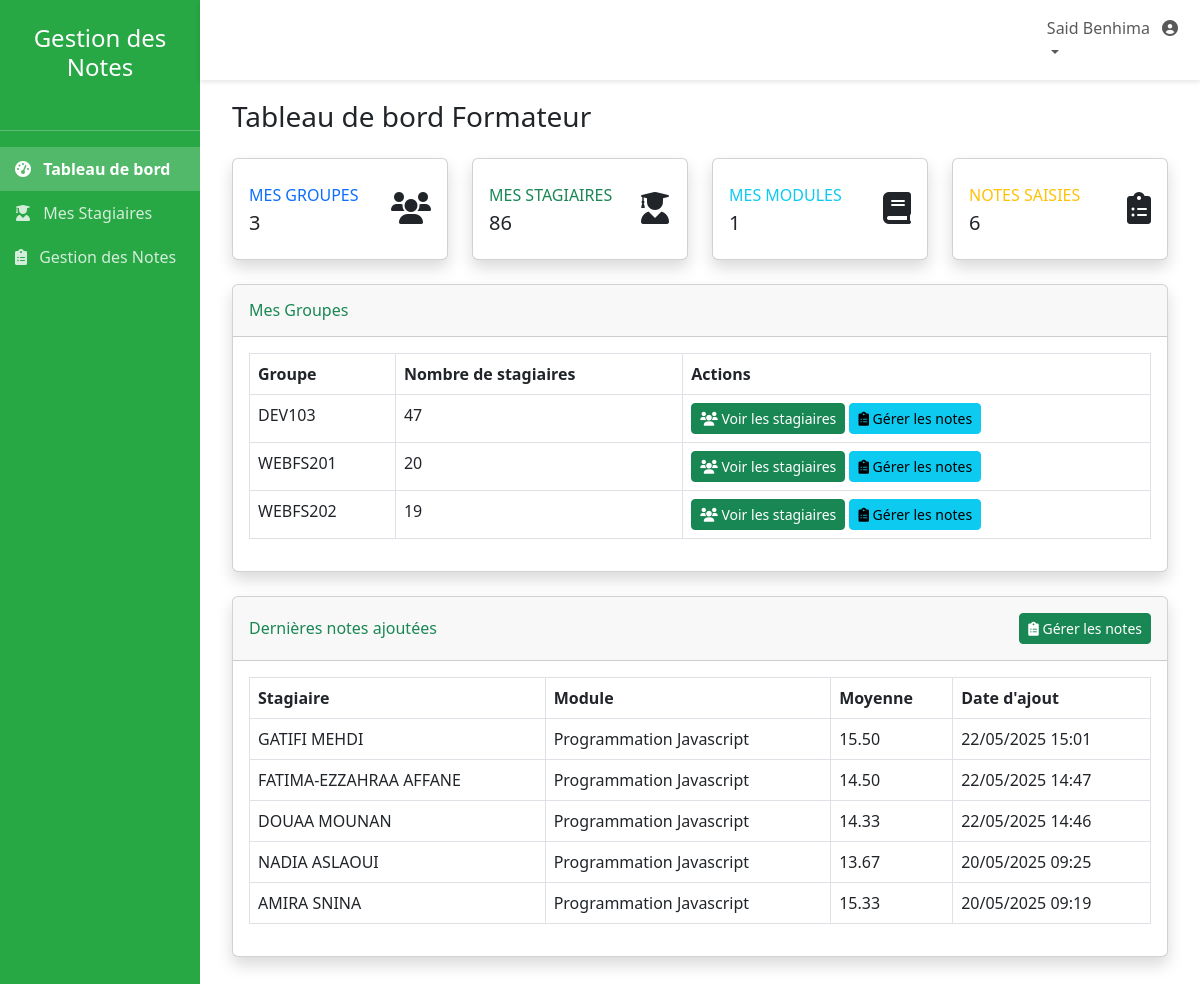
The app's page /formateur/dashboard.php (signed in) with its own data.
### tables this page shows
CREATE TABLE `Groupe` (
  `id_Groupe` int(11) NOT NULL,
  `nom_Groupe` varchar(100) DEFAULT NULL
);

CREATE TABLE `Note` (
  `id_note` int(11) NOT NULL,
  `id_stagiaire` bigint(110) UNSIGNED DEFAULT NULL,
  `id_module` int(11) DEFAULT NULL,
  `id_formateur` int(11) DEFAULT NULL,
  `note1` decimal(5,2) DEFAULT NULL,
  `note2` decimal(5,2) DEFAULT NULL,
  `note3` decimal(5,2) DEFAULT NULL,
  `EFM` decimal(5,2) DEFAULT NULL,
  `Moyenne` decimal(5,2) DEFAULT NULL,
  `date_creation` datetime DEFAULT current_timestamp(),
  `date_modification` datetime DEFAULT current_timestamp() ON UPDATE current_timestamp()
);

CREATE TABLE `Stagiaire` (
  `id_stagiaire` bigint(110) UNSIGNED NOT NULL,
  `nom` varchar(100) DEFAULT NULL,
  `prenom` varchar(100) DEFAULT NULL,
  `genre` enum('F','H') DEFAULT NULL,
  `date_naissance` date DEFAULT NULL,
  `annee_etude` enum('1ere','2eme','3eme') DEFAULT NULL,
  `email` varchar(100) DEFAULT NULL,
  `id_Filiere` int(11) DEFAULT NULL,
  `id_Groupe` int(11) DEFAULT NULL,
  `mot_de_passe` varchar(255) DEFAULT NULL
);

CREATE TABLE `Module` (
  `id_module` int(11) NOT NULL,
  `nom_module` varchar(100) DEFAULT NULL
);

### formateur/dashboard.php (the view, shortened to what this page needs)
<?php
require_once '../config/database.php';
include '../includes/header.php';
$formateur_id = $_SESSION['user_id'];
$stats = [
    'stagiaires' => 0,
    'modules' => 0,
    'notes' => 0,
    'groupes' => 0
];
$stmt = $conn->prepare("
    SELECT COUNT(DISTINCT id_groupe) as count
    FROM formateur_groupe
    WHERE id_formateur = ?
");
$stmt->bind_param("i", $formateur_id);
$stmt->execute();
$result = $stmt->get_result();
if ($result) {
    $stats['groupes'] = $result->fetch_assoc()['count'];
}
$stmt = $conn->prepare("
    SELECT COUNT(DISTINCT s.id_stagiaire) as count
    FROM Stagiaire s
    JOIN formateur_groupe fg ON s.id_Groupe = fg.id_groupe
    WHERE fg.id_formateur = ?
");
$stmt->bind_param("i", $formateur_id);
$stmt->execute();
$result = $stmt->get_result();
if ($result) {
    $stats['stagiaires'] = $result->fetch_assoc()['count'];
}
$stmt = $conn->prepare("
    SELECT COUNT(DISTINCT id_module) as count
    FROM Module_Filiere_Formateur
    WHERE id_formateur = ?
");
$stmt->bind_param("i", $formateur_id);
$stmt->execute();
$result = $stmt->get_result();
if ($result) {
    $stats['modules'] = $result->fetch_assoc()['count'];
}
$stmt = $conn->prepare("
    SELECT COUNT(*) as count
    FROM Note
    WHERE id_formateur = ?
");
$stmt->bind_param("i", $formateur_id);
$stmt->execute();
$result = $stmt->get_result();
if ($result) {
    $stats['notes'] = $result->fetch_assoc()['count'];
}
$recent_notes = [];
$stmt = $conn->prepare("
    SELECT n.id_note, s.nom as stagiaire_nom, s.prenom as stagiaire_prenom,
           m.nom_module, n.Moyenne, n.date_creation
    FROM Note n
    JOIN Stagiaire s ON n.id_stagiaire = s.id_stagiaire
    JOIN Module m ON n.id_module = m.id_module
    WHERE n.id_formateur = ?
    ORDER BY n.date_creation DESC
    LIMIT 5
");
$stmt->bind_param("i", $formateur_id);
$stmt->execute();
$result = $stmt->get_result();
if ($result) {
    while ($row = $result->fetch_assoc()) {
        $recent_notes[] = $row;
    }
}
$groupes = [];
$stmt = $conn->prepare("
    SELECT g.id_Groupe, g.nom_Groupe, COUNT(s.id_stagiaire) as nb_stagiaires
    FROM formateur_groupe fg
    JOIN Groupe g ON fg.id_groupe = g.id_Groupe
    LEFT JOIN Stagiaire s ON g.id_Groupe = s.id_Groupe
    WHERE fg.id_formateur = ?
    GROUP BY g.id_Groupe
    ORDER BY g.nom_Groupe
");
$stmt->bind_param("i", $formateur_id);
$stmt->execute();
$result = $stmt->get_result();
if ($result) {
    while ($row = $result->fetch_assoc()) {
        $groupes[] = $row;
    }
}
?>
<div class="container-fluid">
    <h1 class="h3 mb-4 text-gray-800">Tableau de bord Formateur</h1>
    <div class="row">
        <div class="col-xl-3 col-md-6 mb-4">
            <div class="card border-left-primary shadow h-100 py-2">
                <div class="card-body">
                    <div class="row no-gutters align-items-center">
                        <div class="col mr-2">
                            <div class="text-xs font-weight-bold text-primary text-uppercase mb-1">Mes Groupes</div>
                            <div class="h5 mb-0 font-weight-bold text-gray-800"><?php echo $stats['groupes']; ?></div>
                        </div>
                        <div class="col-auto">
                            <i class="fas fa-users fa-2x text-gray-300"></i>
                        </div>
                    </div>
                </div>
            </div>
        </div>
        <div class="col-xl-3 col-md-6 mb-4">
            <div class="card border-left-success shadow h-100 py-2">
                <div class="card-body">
                    <div class="row no-gutters align-items-center">
                        <div class="col mr-2">
                            <div class="text-xs font-weight-bold text-success text-uppercase mb-1">Mes Stagiaires</div>
                            <div class="h5 mb-0 font-weight-bold text-gray-800"><?php echo $stats['stagiaires']; ?></div>
                        </div>
                        <div class="col-auto">
                            <i class="fas fa-user-graduate fa-2x text-gray-300"></i>
                        </div>
                    </div>
                </div>
            </div>
        </div>
        <div class="col-xl-3 col-md-6 mb-4">
            <div class="card border-left-info shadow h-100 py-2">
                <div class="card-body">
                    <div class="row no-gutters align-items-center">
                        <div class="col mr-2">
                            <div class="text-xs font-weight-bold text-info text-uppercase mb-1">Mes Modules</div>
                            <div class="h5 mb-0 font-weight-bold text-gray-800"><?php echo $stats['modules']; ?></div>
                        </div>
                        <div class="col-auto">
                            <i class="fas fa-book fa-2x text-gray-300"></i>
                        </div>
                    </div>
                </div>
            </div>
        </div>
        <div class="col-xl-3 col-md-6 mb-4">
            <div class="card border-left-warning shadow h-100 py-2">
                <div class="card-body">
                    <div class="row no-gutters align-items-center">
                        <div class="col mr-2">
                            <div class="text-xs font-weight-bold text-warning text-uppercase mb-1">Notes Saisies</div>
                            <div class="h5 mb-0 font-weight-bold text-gray-800"><?php echo $stats['notes']; ?></div>
                        </div>
                        <div class="col-auto">
                            <i class="fas fa-clipboard-list fa-2x text-gray-300"></i>
                        </div>
                    </div>
                </div>
            </div>
        </div>
    </div>
    <div class="row">
        <div class="col-12">
            <div class="card shadow mb-4">
                <div class="card-header py-3 d-flex flex-row align-items-center justify-content-between">
                    <h6 class="m-0 font-weight-bold text-success">Mes Groupes</h6>
                </div>
                <div class="card-body">
                    <div class="table-responsive">
                        <table class="table table-bordered" width="100%" cellspacing="0">
                            <thead>
                                <tr>
                                    <th>Groupe</th>
                                    <th>Nombre de stagiaires</th>
                                    <th>Actions</th>
                                </tr>
                            </thead>
                            <tbody>
                                <?php if (empty($groupes)): ?>
                                    <tr>
                                        <td colspan="3" class="text-center">Aucun groupe trouvé</td>
                                    </tr>
                                <?php else: ?>
                                    <?php foreach ($groupes as $groupe): ?>
                                        <tr>
                                            <td><?php echo htmlspecialchars($groupe['nom_Groupe']); ?></td>
                                            <td><?php echo $groupe['nb_stagiaires']; ?></td>
                                            <td>
                                                <a href="stagiaires.php?groupe=<?php echo $groupe['id_Groupe']; ?>" class="btn btn-sm btn-success">
                                                    <i class="fas fa-users"></i> Voir les stagiaires
                                                </a>
                                                <a href="notes.php?groupe=<?php echo $groupe['id_Groupe']; ?>" class="btn btn-sm btn-info">
                                                    <i class="fas fa-clipboard-list"></i> Gérer les notes
                                                </a>
                                            </td>
                                        </tr>
                                    <?php endforeach; ?>
                                <?php endif; ?>
                            </tbody>
                        </table>
                    </div>
                </div>
            </div>
        </div>
    </div>
    <div class="row">
        <div class="col-12">
            <div class="card shadow mb-4">
                <div class="card-header py-3 d-flex flex-row align-items-center justify-content-between">
                    <h6 class="m-0 font-weight-bold text-success">Dernières notes ajoutées</h6>
                    <a href="notes.php" class="btn btn-success btn-sm">
                        <i class="fas fa-clipboard-list"></i> Gérer les notes
                    </a>
                </div>
                <div class="card-body">
                    <div class="table-responsive">
                        <table class="table table-bordered" width="100%" cellspacing="0">
                            <thead>
                                <tr>
                                    <th>Stagiaire</th>
                                    <th>Module</th>
                                    <th>Moyenne</th>
                                    <th>Date d'ajout</th>
                                </tr>
                            </thead>
                            <tbody>
                                <?php if (empty($recent_notes)): ?>
                                    <tr>
                                        <td colspan="4" class="text-center">Aucune note trouvée</td>
                                    </tr>
                                <?php else: ?>
                                    <?php foreach ($recent_notes as $note): ?>
                                        <tr>
                                            <td><?php echo htmlspecialchars($note['stagiaire_prenom'] . ' ' . $note['stagiaire_nom']); ?></td>
                                            <td><?php echo htmlspecialchars($note['nom_module']); ?></td>
                                            <td><?php echo htmlspecialchars($note['Moyenne']); ?></td>
                                            <td><?php echo date('d/m/Y H:i', strtotime($note['date_creation'])); ?></td>
                                        </tr>
                                    <?php endforeach; ?>
                                <?php endif; ?>
                            </tbody>
                        </table>
                    </div>
                </div>
            </div>
        </div>
    </div>
</div>
<?php include '../includes/footer.php'; ?>

### records on screen
groupe: nom_Groupe "DEV103", nb_stagiaires "47"
groupe: nom_Groupe "WEBFS201", nb_stagiaires "20"
groupe: nom_Groupe "WEBFS202", nb_stagiaires "19"
note: id_stagiaire.nom "GATIFI MEHDI", id_module.nom_module "Programmation Javascript", Moyenne "15.50", date_creation "22/05/2025 15:01"
note: id_stagiaire.nom "FATIMA-EZZAHRAA AFFANE", id_module.nom_module "Programmation Javascript", Moyenne "14.50", date_creation "22/05/2025 14:47"
note: id_stagiaire.nom "DOUAA MOUNAN", id_module.nom_module "Programmation Javascript", Moyenne "14.33", date_creation "22/05/2025 14:46"
note: id_stagiaire.nom "NADIA ASLAOUI", id_module.nom_module "Programmation Javascript", Moyenne "13.67", date_creation "20/05/2025 09:25"
note: id_stagiaire.nom "AMIRA SNINA", id_module.nom_module "Programmation Javascript", Moyenne "15.33", date_creation "20/05/2025 09:19"

### other values on screen
$_SESSION['user_name'] "Said Benhima"
$stats['groupes'] "3"
$stats['stagiaires'] "86"
$stats['modules'] "1"
$stats['notes'] "6"
